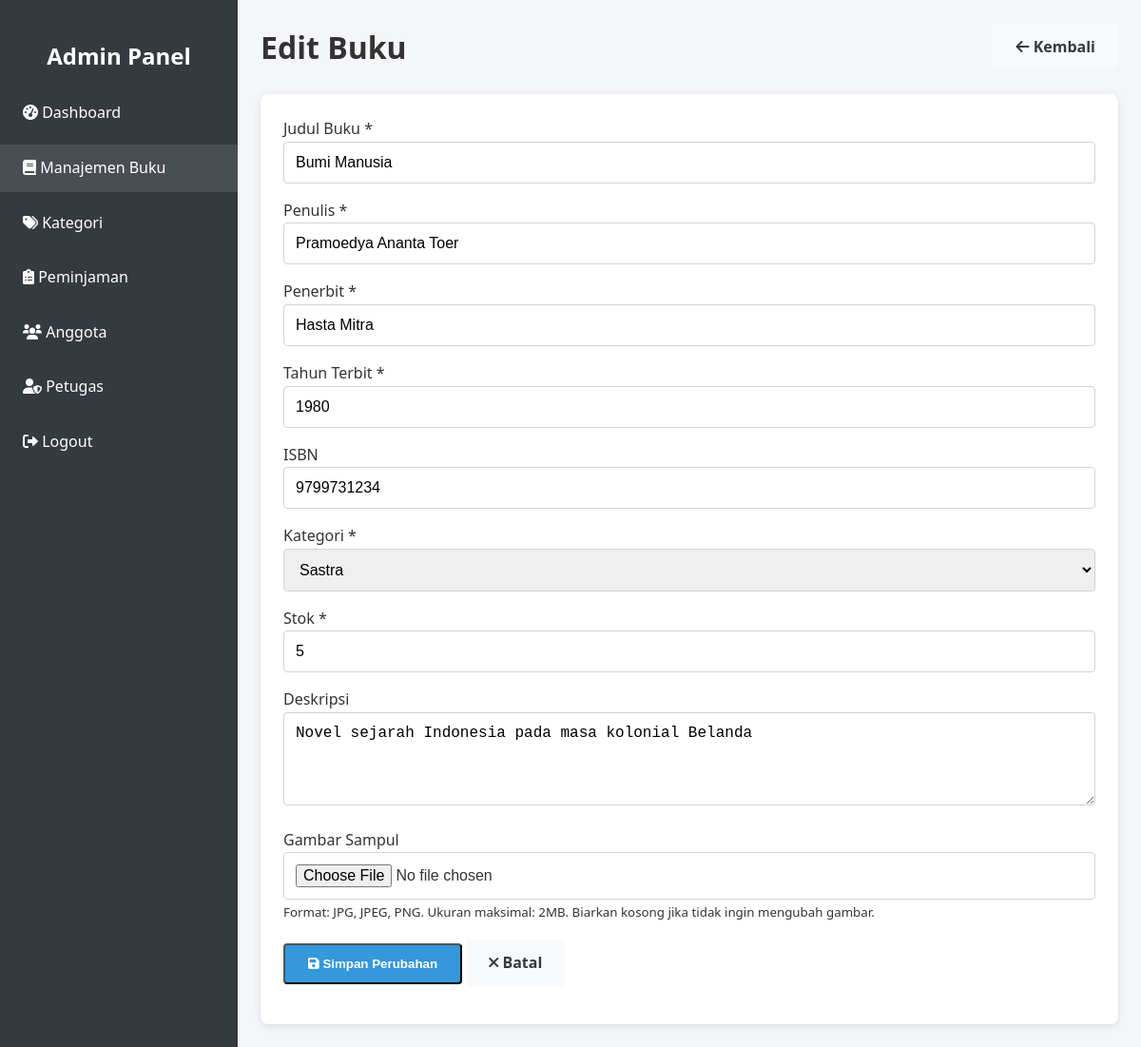
The app's page /admin/buku_edit.php?id=2 (signed in) with its own data.
### tables this page shows
CREATE TABLE IF NOT EXISTS buku (
    id INT AUTO_INCREMENT PRIMARY KEY,
    judul VARCHAR(255) NOT NULL,
    penulis VARCHAR(100) NOT NULL,
    penerbit VARCHAR(100) NOT NULL,
    tahun_terbit YEAR NOT NULL,
    isbn VARCHAR(20) UNIQUE,
    kategori_id INT NOT NULL,
    jumlah_halaman INT,
    stok INT NOT NULL DEFAULT 0,
    gambar VARCHAR(255),
    file_path VARCHAR(255),
    deskripsi TEXT,
    created_at TIMESTAMP DEFAULT CURRENT_TIMESTAMP,
    updated_at TIMESTAMP DEFAULT CURRENT_TIMESTAMP ON UPDATE CURRENT_TIMESTAMP,
    FOREIGN KEY (kategori_id) REFERENCES kategori(id) ON DELETE CASCADE
);

CREATE TABLE IF NOT EXISTS kategori (
    id INT AUTO_INCREMENT PRIMARY KEY,
    nama VARCHAR(50) NOT NULL UNIQUE,
    created_at TIMESTAMP DEFAULT CURRENT_TIMESTAMP,
    updated_at TIMESTAMP DEFAULT CURRENT_TIMESTAMP ON UPDATE CURRENT_TIMESTAMP
);

### includes/config.php (called while the page is built, shortened)
<?php
$conn = mysqli_connect(DB_HOST, DB_USER, DB_PASS, DB_NAME);
function clean($data) {
    global $conn;
    $data = trim($data);
    $data = stripslashes($data);
    $data = htmlspecialchars($data);
    $data = mysqli_real_escape_string($conn, $data);
    return $data;
}
?>

### admin/buku_edit.php (the view, shortened to what this page needs)
<?php
require_once '../includes/config.php';
$id = clean($_GET['id']);
$query = "SELECT * FROM buku WHERE id = ?";
$stmt = mysqli_prepare($conn, $query);
mysqli_stmt_bind_param($stmt, "s", $id);
mysqli_stmt_execute($stmt);
$result = mysqli_stmt_get_result($stmt);
$buku = mysqli_fetch_assoc($result);
$query_kategori = "SELECT * FROM kategori ORDER BY nama ASC";
$result_kategori = mysqli_query($conn, $query_kategori);
$kategori = [];
if ($result_kategori) {
    while ($row = mysqli_fetch_assoc($result_kategori)) {
        $kategori[] = $row;
    }
}
?>
<!DOCTYPE html>
<html lang="id">
<head>
    <link rel="stylesheet" href="../assets/css/style.css">
    <link rel="stylesheet" href="https://cdnjs.cloudflare.com/ajax/libs/font-awesome/6.0.0/css/all.min.css">
</head>
<body>
    <div class="dashboard">
        <div class="sidebar">
            <div style="padding: 1rem; text-align: center;">
                <h2>Admin Panel</h2>
            </div>
            <ul class="sidebar-menu">
                <li><a href="index.php"><i class="fas fa-tachometer-alt"></i> Dashboard</a></li>
                <li><a href="buku.php" class="active"><i class="fas fa-book"></i> Manajemen Buku</a></li>
                <li><a href="kategori.php"><i class="fas fa-tags"></i> Kategori</a></li>
                <li><a href="peminjaman.php"><i class="fas fa-clipboard-list"></i> Peminjaman</a></li>
                <li><a href="anggota.php"><i class="fas fa-users"></i> Anggota</a></li>
                <?php if ($_SESSION['role'] == 'admin'): ?>
                <li><a href="petugas.php"><i class="fas fa-user-shield"></i> Petugas</a></li>
                <?php endif; ?>
                <li><a href="../logout.php"><i class="fas fa-sign-out-alt"></i> Logout</a></li>
            </ul>
        </div>
        <div class="main-content">
            <div class="dashboard-header">
                <h1>Edit Buku</h1>
                <div>
                    <a href="buku.php" class="btn btn-secondary"><i class="fas fa-arrow-left"></i> Kembali</a>
                </div>
            </div>
            <div style="background-color: white; padding: 1.5rem; border-radius: 8px; box-shadow: 0 2px 10px rgba(0, 0, 0, 0.1);">
                <form action="" method="post" enctype="multipart/form-data">
                    <div class="form-group">
                        <label for="judul">Judul Buku <span class="text-danger">*</span></label>
                        <input type="text" id="judul" name="judul" class="form-control" value="<?= isset($_POST['judul']) ? $_POST['judul'] : $buku['judul'] ?>" required>
                    </div>
                    <div class="form-group">
                        <label for="penulis">Penulis <span class="text-danger">*</span></label>
                        <input type="text" id="penulis" name="penulis" class="form-control" value="<?= isset($_POST['penulis']) ? $_POST['penulis'] : $buku['penulis'] ?>" required>
                    </div>
                    <div class="form-group">
                        <label for="penerbit">Penerbit <span class="text-danger">*</span></label>
                        <input type="text" id="penerbit" name="penerbit" class="form-control" value="<?= isset($_POST['penerbit']) ? $_POST['penerbit'] : $buku['penerbit'] ?>" required>
                    </div>
                    <div class="form-group">
                        <label for="tahun_terbit">Tahun Terbit <span class="text-danger">*</span></label>
                        <input type="number" id="tahun_terbit" name="tahun_terbit" class="form-control" min="1900" max="<?= date('Y') ?>" value="<?= isset($_POST['tahun_terbit']) ? $_POST['tahun_terbit'] : $buku['tahun_terbit'] ?>" required>
                    </div>
                    <div class="form-group">
                        <label for="isbn">ISBN</label>
                        <input type="text" id="isbn" name="isbn" class="form-control" value="<?= isset($_POST['isbn']) ? $_POST['isbn'] : $buku['isbn'] ?>">
                    </div>
                    <div class="form-group">
                        <label for="kategori_id">Kategori <span class="text-danger">*</span></label>
                        <select id="kategori_id" name="kategori_id" class="form-control" required>
                            <?php foreach ($kategori as $item): ?>
                                <option value="<?= $item['id'] ?>" <?= (isset($_POST['kategori_id']) && $_POST['kategori_id'] == $item['id']) || (!isset($_POST['kategori_id']) && $buku['kategori_id'] == $item['id']) ? 'selected' : '' ?>><?= $item['nama'] ?></option>
                            <?php endforeach; ?>
                        </select>
                    </div>
                    <div class="form-group">
                        <label for="stok">Stok <span class="text-danger">*</span></label>
                        <input type="number" id="stok" name="stok" class="form-control" min="0" value="<?= isset($_POST['stok']) ? $_POST['stok'] : $buku['stok'] ?>" required>
                    </div>
                    <div class="form-group">
                        <label for="deskripsi">Deskripsi</label>
                        <textarea id="deskripsi" name="deskripsi" class="form-control" rows="4"><?= isset($_POST['deskripsi']) ? $_POST['deskripsi'] : $buku['deskripsi'] ?></textarea>
                    </div>
                    <div class="form-group">
                        <label for="gambar">Gambar Sampul</label>
                        <input type="file" id="gambar" name="gambar" class="form-control" accept="image/jpeg, image/png, image/jpg">
                        <small class="text-muted">Format: JPG, JPEG, PNG. Ukuran maksimal: 2MB. Biarkan kosong jika tidak ingin mengubah gambar.</small>
                    </div>
                    <div class="form-group">
                        <button type="submit" class="btn btn-primary"><i class="fas fa-save"></i> Simpan Perubahan</button>
                        <a href="buku.php" class="btn btn-secondary"><i class="fas fa-times"></i> Batal</a>
                    </div>
                </form>
            </div>
        </div>
    </div>
</body>
</html>

### assets/css/style.css (style rules this page uses)
:root { --primary-color: #3498db; --secondary-color: #2980b9; --accent-color: #e74c3c; --light-color: #f8f9fa; --dark-color: #343a40; --success-color: #28a745; --warning-color: #ffc107; --danger-color: #dc3545; --gray-color: #6c757d; }
* { margin: 0; padding: 0; box-sizing: border-box; }
body { font-family: 'Segoe UI', Tahoma, Geneva, Verdana, sans-serif; line-height: 1.6; color: #333; background-color: #f4f6f9; }
.btn { display: inline-block; padding: 0.75rem 1.5rem; border-radius: 4px; text-decoration: none; font-weight: bold; cursor: pointer; transition: background-color 0.3s, transform 0.2s; }
.btn-primary { background-color: var(--primary-color); color: white; }
.btn-secondary { background-color: var(--light-color); color: var(--dark-color); }
.form-group { margin-bottom: 1rem; }
.form-control { width: 100%; padding: 0.75rem; border: 1px solid #ced4da; border-radius: 4px; font-size: 1rem; }
.dashboard { display: flex; min-height: calc(100vh - 60px); }
.sidebar { width: 250px; background-color: var(--dark-color); color: white; padding: 1.5rem 0; }
.sidebar-menu { list-style: none; }
.sidebar-menu li { margin-bottom: 0.5rem; }
.sidebar-menu a { display: block; padding: 0.75rem 1.5rem; color: white; text-decoration: none; transition: background-color 0.3s; }
.sidebar-menu a:hover, .sidebar-menu a.active { background-color: rgba(255, 255, 255, 0.1); }
.main-content { flex: 1; padding: 1.5rem; }
.dashboard-header { display: flex; justify-content: space-between; align-items: center; margin-bottom: 1.5rem; }

### records on screen
buku: judul "Bumi Manusia", penulis "Pramoedya Ananta Toer", penerbit "Hasta Mitra", tahun_terbit "1980", isbn "9799731234", kategori_id "Sastra", stok "5", deskripsi "Novel sejarah Indonesia pada masa kolonial Belanda"
